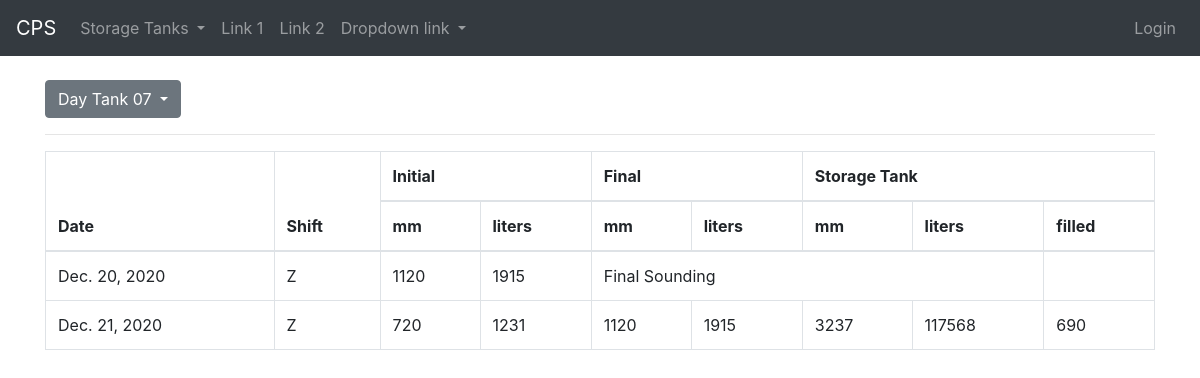
The app's page /genset/7/daytank, older data.
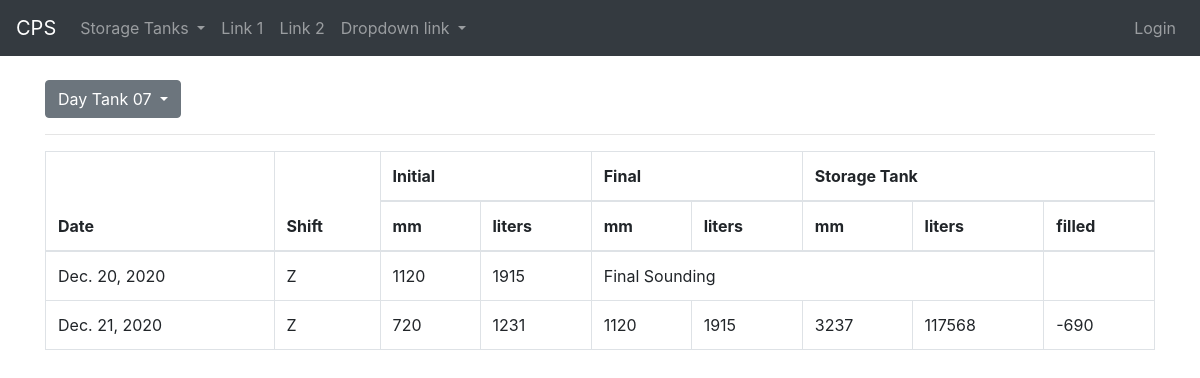
The same page, newer data.
### cps/models.py (models this page shows)
class DayTankRecord(models.Model):
    class Meta:
        db_table = 'tblDayTankRecords'
    record_date = models.DateField()
    record_time = models.TimeField()
    shift = models.CharField(max_length=1)
    Genset = models.ForeignKey(
        'Genset',
        on_delete=models.CASCADE
    )
    daytank = models.ForeignKey(
        'DayTank',
        on_delete=models.CASCADE
    )
    no = models.IntegerField(db_index=True)
    is_daily_final = models.BooleanField(default=False)
    initial = models.IntegerField()
    final = models.IntegerField(
        default=None,
        blank=True,
        null=True
    )
    storage_tank_record = models.OneToOneField(
        'StorageTankRecord',
        on_delete=models.CASCADE,
        default=None,
        blank=True,
        null=True
    )
    created_at = models.DateTimeField(auto_now_add=True)
    updated_at = models.DateTimeField(auto_now=True)

class StorageTankRecord(models.Model):
    class Meta:
        db_table = 'tblStorageTankRecords'
    record_date = models.DateField()
    record_time = models.TimeField()
    shift = models.CharField(max_length=1)
    storage_tank = models.ForeignKey(
        'StorageTank',
        on_delete=models.CASCADE
    )
    details = models.CharField(max_length=255)
    sounding = models.IntegerField()
    liters = models.IntegerField()
    diff = models.IntegerField()

### cps/views/daytank.py (the view)
# urls.py: path('genset/<int:genset_no>/daytank', views.daytank.view, name='cps.genset.daytank.view'),
def view(request, daytank_id=None, genset_no=None):
    id = daytank_id if daytank_id else\
        Genset.objects.get(no=genset_no).daytank.id if genset_no else None
    records = DayTankRecord.objects.filter(daytank=id)\
        .order_by('record_date', 'record_time')
    no = '{:02d}'.format(DayTank.objects.get(pk=id).genset.no)
    for record in records:
        record.initial_liters = round(record.daytank.multiplier * record.initial)
        record.final_liters = round(record.daytank.multiplier * record.final)\
            if record.final else None
    print(records)
    context = {
        "records": records,
        "no": no
    }
    return render(request, 'daytank/view.html', context)

### cps/templates/daytank/view.html (shortened to what this page needs)
{% extends "_base.html" %}
{% block content %}
<div class="dropdown">
    <button class="btn btn-secondary dropdown-toggle" type="button" id="btn{{ no }}" data-toggle="dropdown" aria-haspopup="true" aria-expanded="false">
        Day Tank {{ no }}
    </button>
</div>
<hr>
<table class="table table-bordered table-hover">
    <thead>
        <tr>
            <th rowspan="2">Date</th>
            <th rowspan="2">Shift</th>
            <th colspan="2">Initial</th>
            <th colspan="2">Final</th>
            <th colspan="3">Storage Tank</th>
        </tr>
        <tr>
            <th scope="col">mm</th>
            <th scope="col">liters</th>
            <th scope="col">mm</th>
            <th scope="col">liters</th>
            <th scope="col">mm</th>
            <th scope="col">liters</th>
            <th scope="col">filled</th>
        </tr>
    </thead>
    <tbody>
        {% for record in records %}
        <tr>
            <td>{{ record.record_date }}</td>
            <td>{{ record.shift }}</td>
            <td>{{ record.initial }}</td>
            <td>{{ record.initial_liters }}</td>
            {% if record.final %}
                <td>{{ record.final }}</td>
                <td>{{ record.final_liters }}</td>
                <td>{{ record.storage_tank_record.sounding }}</td>
                <td>{{ record.storage_tank_record.liters }}</td>
                <td>{{ record.storage_tank_record.diff }}</td>
            {% else %}
                <td colspan="4">Final Sounding</td>
                <td></td>
            {% endif %}
        </tr>
        {% endfor %}
    </tbody>
</table>
{% endblock %}

### cps/templates/_base.html (shortened to what this page needs)
{% load static %}
<!DOCTYPE html>
<html lang="en">
<head>
    <link rel="stylesheet" href="{% static 'custom-styles.css' %}">
    <link rel="stylesheet" href="https://maxcdn.bootstrapcdn.com/bootstrap/4.5.2/css/bootstrap.min.css">
</head>
<body>
    {% include "_navbar.html" %}
    <div class="container pt-4">
        {% block content %}{% endblock %}
    </div>
</body>
</html>

### cps/templates/_navbar.html (shortened to what this page needs)
<nav class="navbar navbar-expand-sm bg-dark navbar-dark">
    <a class="navbar-brand" href="{% url 'cps.dashboard' %}">CPS</a>
    <ul class="navbar-nav">
      <li class="nav-item dropdown">
        <a class="nav-link dropdown-toggle" href="#" id="navbardrop" data-toggle="dropdown">
          Storage Tanks
        </a>
      </li>
      <li class="nav-item">
        <a class="nav-link" href="#">Link 1</a>
      </li>
      <li class="nav-item">
        <a class="nav-link" href="#">Link 2</a>
      </li>
      <li class="nav-item dropdown">
        <a class="nav-link dropdown-toggle" href="#" id="navbardrop" data-toggle="dropdown">
          Dropdown link
        </a>
      </li>
    </ul>
    <ul class="nav navbar-nav ml-auto">
      {% if user.is_authenticated %}
        <li class="nav-item dropdown">
          <a class="nav-link dropdown-toggle" href="#" id="navbardrop" data-toggle="dropdown">
            {{ user.get_full_name }}
          </a>
          <div class="dropdown-menu">
            <a class="dropdown-item" href="#">Link 1</a>
            <a class="dropdown-item" href="#">Link 2</a>
            <a class="dropdown-item" href="#">Link 3</a>
          </div>
        </li>
      {% else %}
        <li class="nav-item">
          <a class="nav-link" href="#">Login</a>
        </li>
      {% endif %}
    </ul>
  </nav>

### public/custom-styles.css (style rules this page uses)
hr { margin-top: 5px; margin-bottom: 5px }

Row changes from the older to the newer data that the page shows:
changed through a linked row, DayTankRecord "Dec. 21, 2020": storage_tank_record.diff "690" → "-690"
